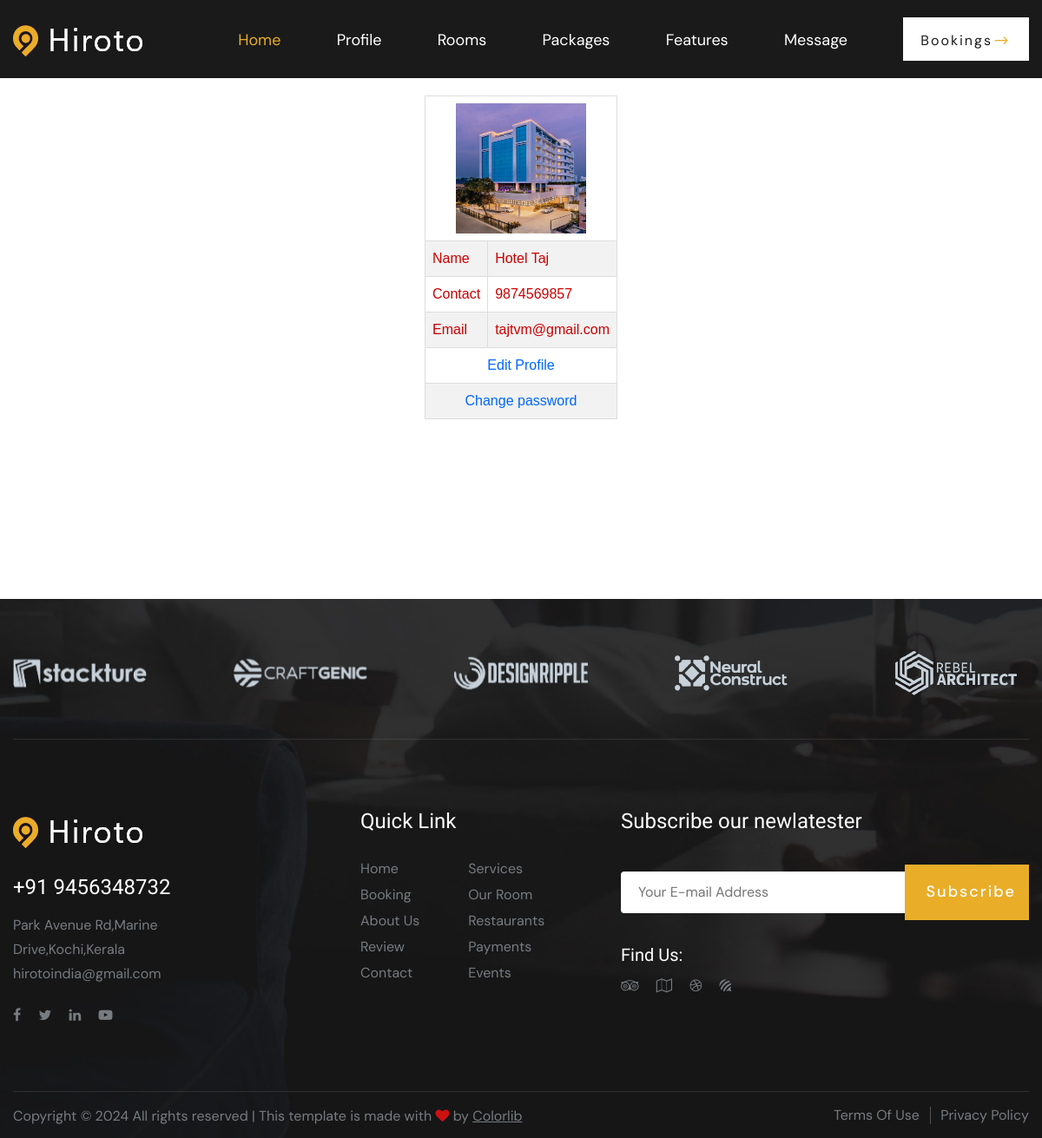
/Hotel/My_profile/ (signed in), run on the app's committed database.
### Guest/models.py (models this page shows)
class tbl_newhotel(models.Model):
    hotel_name=models.CharField(max_length=50)
    hotel_ratings=models.CharField(max_length=50)
    hotel_contact=models.CharField(max_length=50)
    hotel_email=models.CharField(max_length=50)
    hotel_pass=models.CharField(max_length=50)
    place = models.ForeignKey(tbl_place, on_delete=models.CASCADE)
    hotel_addr=models.CharField(max_length=50)
    hotel_vstatus= models.IntegerField(default="0")
    hotel_photo = models.FileField(upload_to='Assets/HotelPhoto/')
    hotel_proof = models.FileField(upload_to='Assets/HotelProof/')
    hotel_license=models.CharField(max_length=50)
    hotel_floor=models.CharField(max_length=50,null=True)
    hotel_doj=models.DateField(auto_now_add=True)
    hotel_url = models.CharField(max_length=150,null=True)
    hotel_spe = models.ForeignKey(tbl_specification,on_delete=models.SET_NULL,null=True)

### Hotel/views.py (the view)
# urls.py: path('My_profile/',views.my_pros,name="my_pros"),
def my_pros(request):
    data=tbl_newhotel.objects.get(id=request.session["hid"])
    return render(request,"Hotel/MyProfile.html",{'data':data})

### Hotel/Templates/Hotel/MyProfile.html (shortened to what this page needs)
{% extends 'Hotel/Header.html' %}
{% load static %}
{% block content %}
<!DOCTYPE html>
<html lang="en">
<head>
</head>
<body>
    <div class="container-fluid d-bg-image">
        <div class="d-profile">
            <table align="center" style="color: black;" cellpadding="10px" class="d-card">
                <tr>
                    <td colspan="2" align="center"><img src="{{data.hotel_photo.url}}" alt="" width="150" height="150"></td>
                </tr>
                <tr>
                    <td>Name</td>
                    <td>{{data.hotel_name}}</td>
                </tr>
                <tr>
                    <td>Contact</td>
                    <td>{{data.hotel_contact}}</td>
                </tr>
                <tr>
                    <td>Email</td>
                    <td>{{data.hotel_email}}</td>
                </tr>
                <tr>
                    <td colspan="2" align="center"><a class="d-card-button" href="{% url 'Hotel:editprofiles' %}">Edit Profile</a>
                    </td>
                </tr>
                <tr>
                    <td colspan="2" align="center">
                        <a class="d-card-button" href="{% url 'Hotel:changepasswords' %}">Change password</a>
                    </td>
                </tr>
            </table>
        </div>
    </div>
</body>
</html>
{% endblock content %}

### Guest/static/Mains/css/style.css (style rules this page uses)
html, body { height: 100%; font-family: "DM Sans", sans-serif; -webkit-font-smoothing: antialiased; }
img { max-width: 100%; }

### Guest/static/Form.css (style rules this page uses)
#tab td, #tab th { border: 1px solid #ddd; padding: 8px; color: #C00; }
#tab a { color:#06F; }
#tab tr:nth-child(even) { background-color: #f2f2f2; }

### data on the page
tbl_newhotel: hotel_photo (picture), hotel_name "Hotel Taj", hotel_contact "9874569857", hotel_email "tajtvm@gmail.com"
